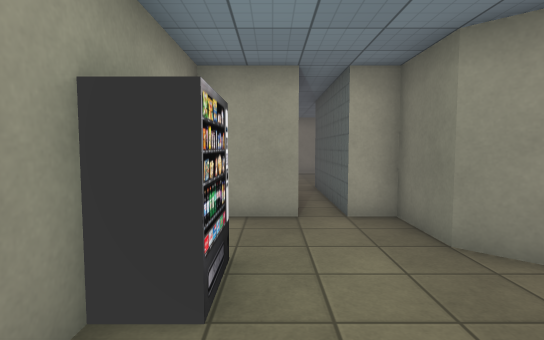
view 1 (above)

17 first-person views from a walk through a Unity game level. The camera is 1.4 m above the floor, tilts 4° down and sees 80° across. The floor is counted in squares, 1 m on a side. Each view is taken from the middle of a square. On the plan, view 1 faces up. The plan holds only what a view shows up to about 15 squares ahead; the rest is blank. The player is left out. Some surface patterns are stand-ins.

view 2
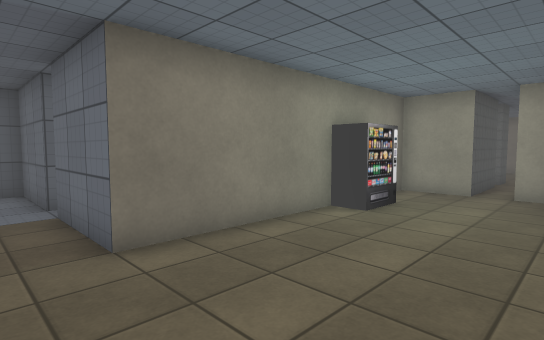

view 3
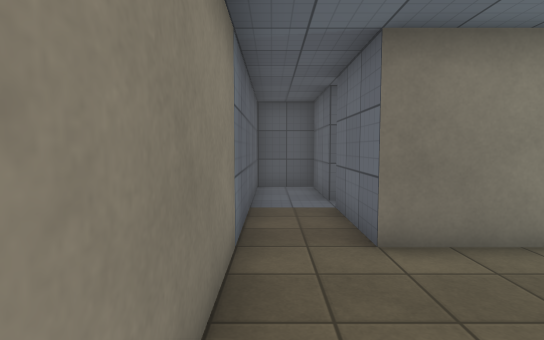

view 4
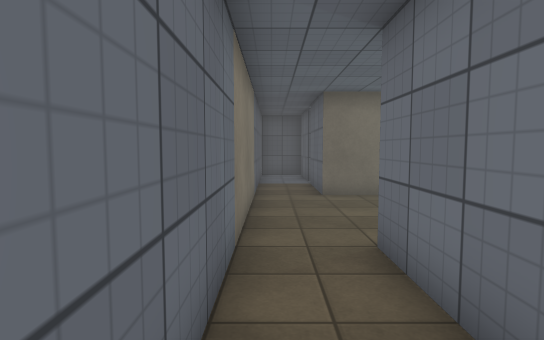

view 5
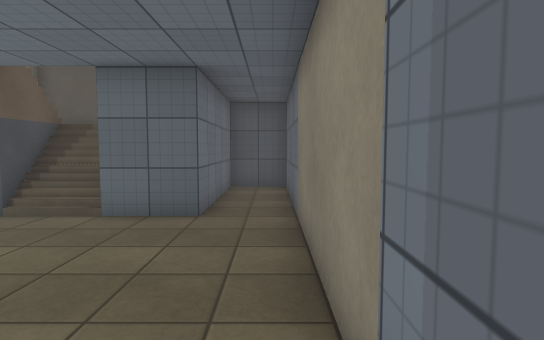

view 6
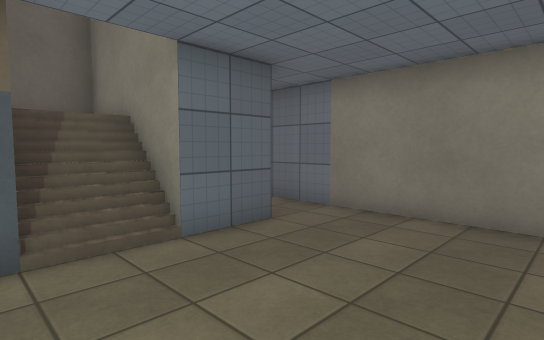

view 7
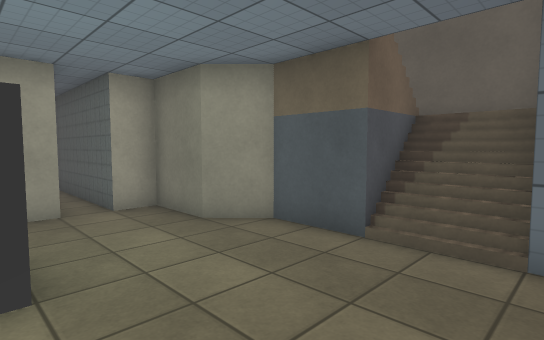

view 8
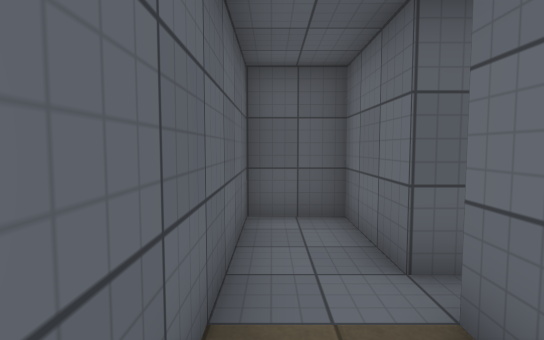

view 9
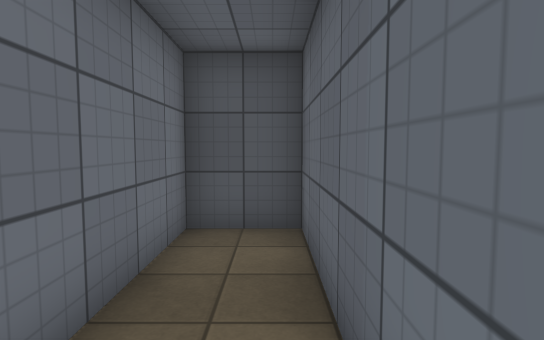

view 10
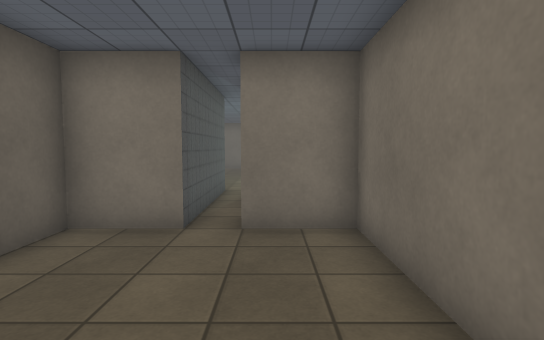

view 11
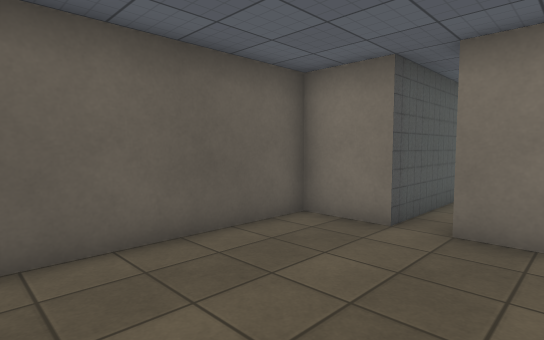

view 12
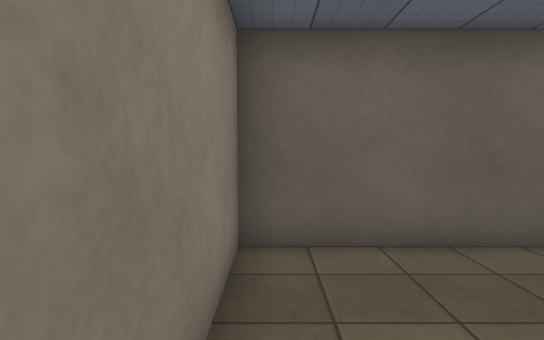

view 13
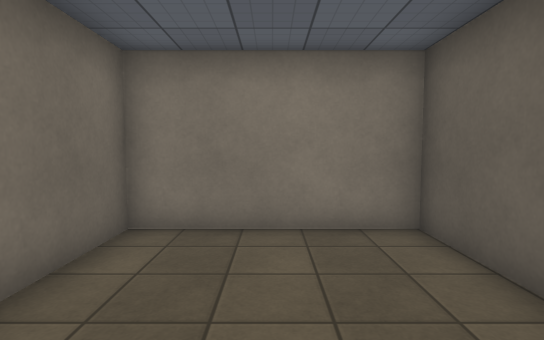

view 14
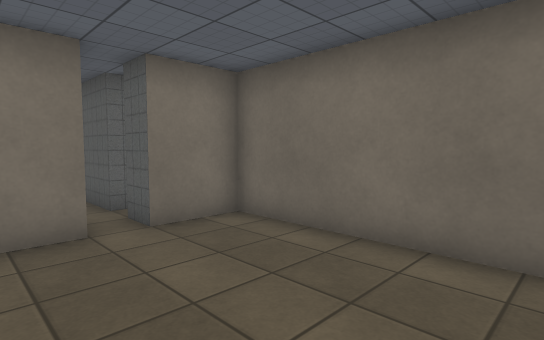

view 15
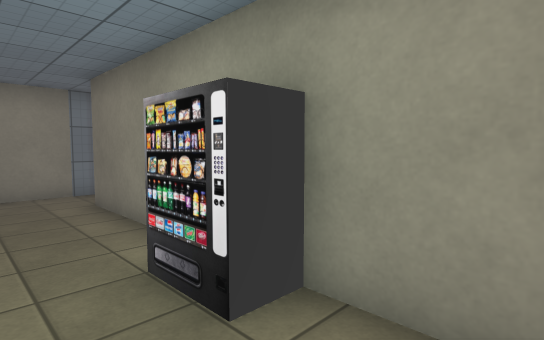

view 16
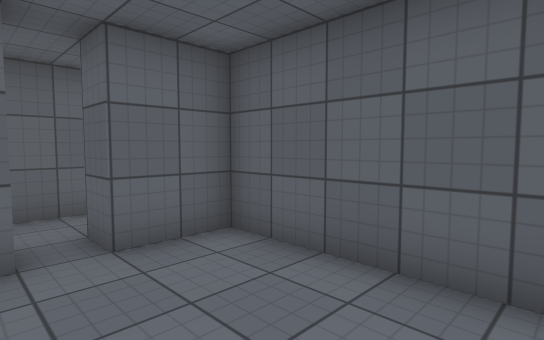

view 17
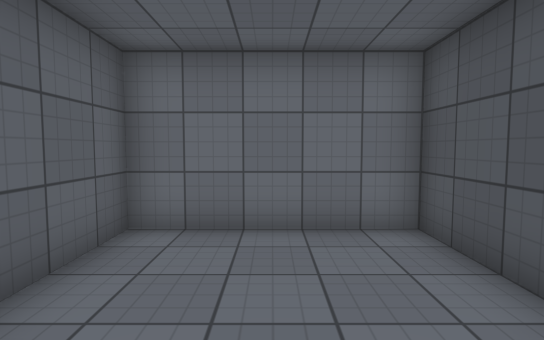

### Floor plan
Ten units are one square. View 1 is at (0, 0); x grows to the right and y downward. Boxes are objects, and circles mark ways between rooms. Rooms are numbered by the first view taken in them; rooms with no view inside come last. Other rooms are left out.
<svg viewBox="-90 -180 180 230">
<path fill="none" stroke="#000" d="M34 -36 25 -45 25 -65 15 -65 15 -105M-55 25 -85 25 -85 45 85 45 85 25 35 25 35 5 75 5 75 -35M5 -95 5 -65 -15 -65 -15 -40 -5 -40 -5 -25 -15 -25 -15 25 -45 25M15 -105 15 -115 35 -115 35 -175 -15 -175 -15 -115 5 -115 5 -104M-25 -9 -25 -35 -75 -35 -75 15 -55 15 -55 25"/>
<circle cx="10" cy="-110" r="3" fill="#2a7"/>
<circle cx="-50" cy="20" r="3" fill="#2a7"/>
<text x="10" y="0">1</text>
<text x="10" y="-140">2</text>
<text x="-50" y="-10">3</text>
</svg>
Room 1 opens to room 2. Room 1 opens to room 3.

Where each view was taken, in squares from view 1:
view 1: 0 up, 0 right, facing up
view 2: 4 down, 3 right, facing up-left
view 3: 4 down, 3 right, facing left
view 4: 4 down, 8 right, facing left
view 5: 4 down, 3 left, facing right
view 6: 2 up, 1 left, facing down-right
view 7: 1 down, 1 left, facing up-right
view 8: 4 down, 2 left, facing left
view 9: 4 down, 3 right, facing right
view 10: 17 up, 0 right, facing down
view 11: 17 up, 1 left, facing down-right
view 12: 17 up, 1 left, facing right
view 13: 12 up, 1 right, facing up
view 14: 17 up, 3 right, facing down-left
view 15: 6 up, 1 right, facing down-left
view 16: 3 up, 4 left, facing down-left
view 17: 2 down, 5 left, facing up
